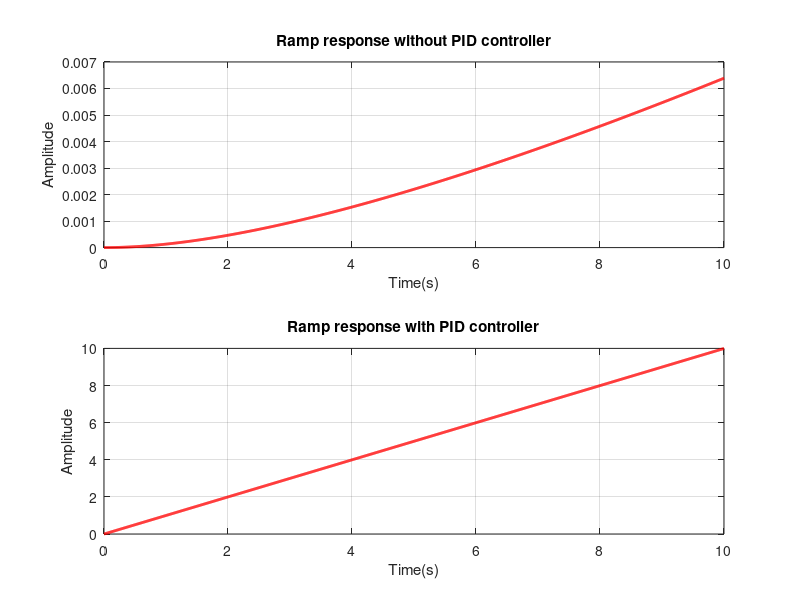

MATLAB code to generate this figure:
clc
clear 
close all

% e. Design a PID controller and show the response of the system using PID
% controller. compare the result obtained in part d and e.

num=[0.0003 0.0001242 0.000002364];
denum=[1 0.849 0.1274 0.0005188];
G=tf(num,denum);

%pid controller
kp=2122332.98335;
ki=0;
kd=0;
pid_controller=pid(kp,ki,kd);

% Ramp response before PID controller
t = 0:0.01:10;
feedback_system=feedback(G,1);
ramp_signal = t;  
[Y_ramp, T_ramp] = lsim(feedback_system, ramp_signal, t);

% Ramp response after PID controller.
pid_controlled_feedback_system=feedback(pid_controller*G,1);
[Y_ramp_pid, T_ramp_pid] = lsim(pid_controlled_feedback_system, ramp_signal, t);

%plotting
subplot(2,1,1);
plot(T_ramp, Y_ramp, 'r', 'LineWidth', 2);
title('Ramp response without PID controller');
xlabel('Time(s)');
ylabel('Amplitude');
grid on

subplot(2,1,2);
plot(T_ramp_pid, Y_ramp_pid, 'r', 'LineWidth', 2);
title('Ramp response with PID controller');
xlabel('Time(s)');
ylabel('Amplitude');
grid on
